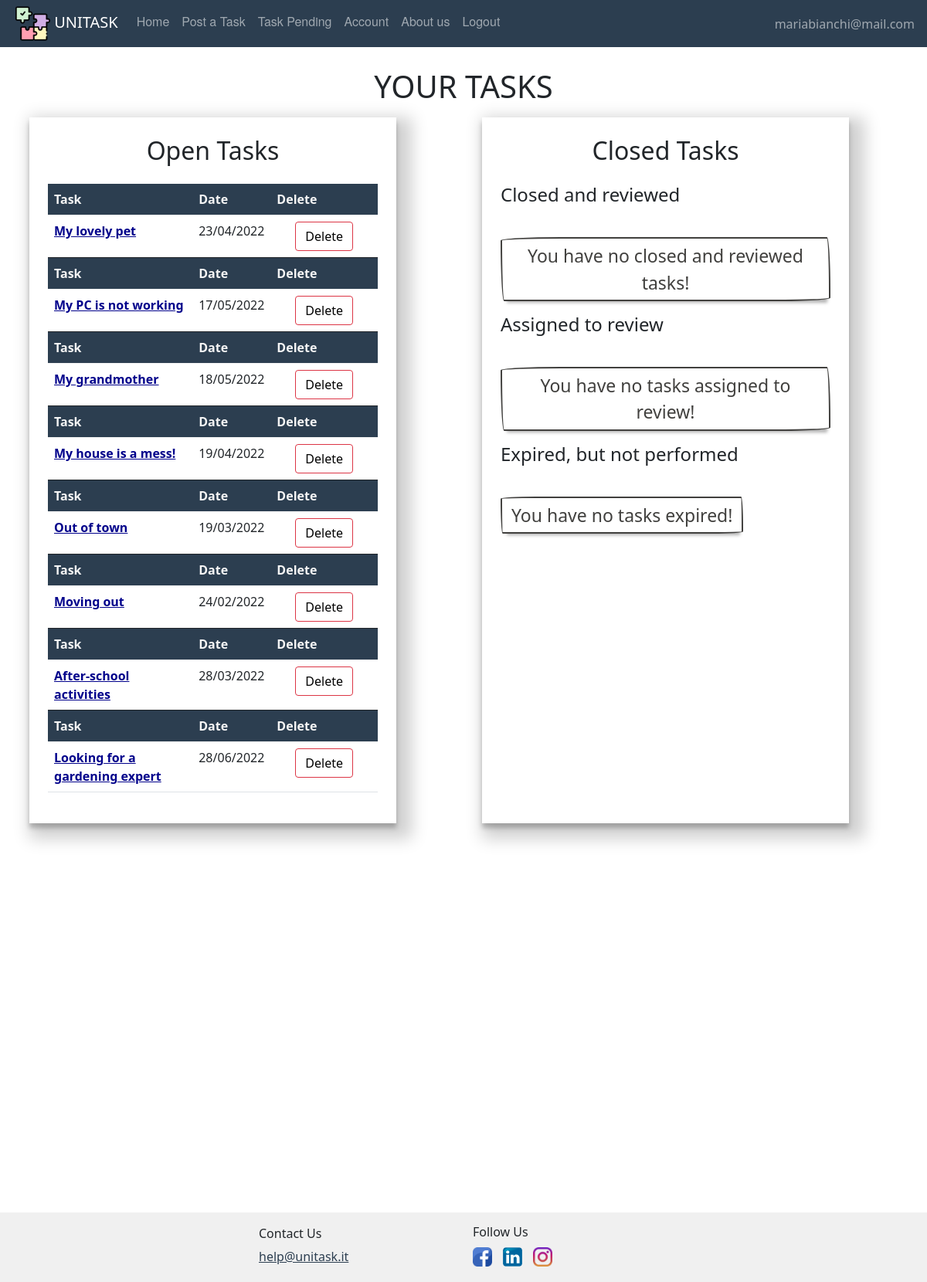
The app's page /taskpending (signed in), older data.
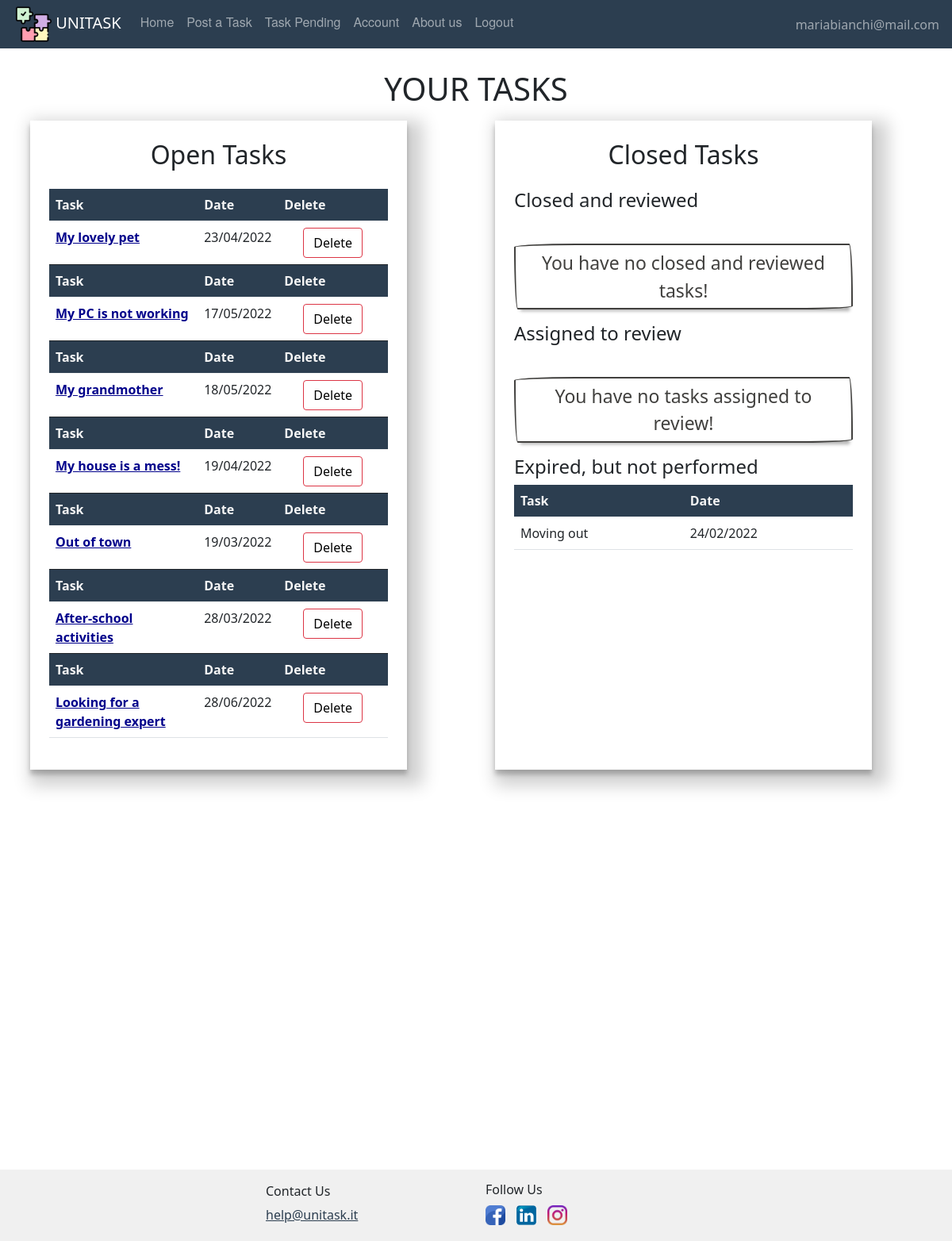
The same page, newer data.
### website/models.py (models this page shows, shortened)
class User(db.Model, UserMixin):
    id = db.Column(db.Integer, primary_key=True)
    email = db.Column(db.String(150), unique=True)
    password = db.Column(db.String(150))
    first_name = db.Column(db.String(150))
    surname = db.Column(db.String(150))
    description = db.Column(db.String(200))
    type = db.Column(db.String(20))
    reviewsposted = db.relationship('Review', foreign_keys='Review.id_reviewer',
                                    backref='author')
    reviewsreceived = db.relationship('Review', foreign_keys='Review.id_reviewed',
                                      backref='received')
    __mapper_args__ = {
        'polymorphic_on': type,
        'polymorphic_identity': 'user',
    }

class Offer(db.Model, UserMixin):
    id = db.Column(db.Integer, primary_key=True)
    title = db.Column(db.String(150))
    description = db.Column(db.String(150))
    address = db.Column(db.String(150))
    placeId = db.Column(db.String(150))
    amount = db.Column(db.Integer)
    lat = db.Column(db.Float)
    lng = db.Column(db.Float)
    date = db.Column(db.DateTime(timezone=True), default=func.now())
    dateexpire = db.Column(db.DateTime(timezone=True))
    isAss = db.Column(db.Boolean, default=False)
    date_task = db.Column(db.DateTime(timezone=True))
    id_adult = db.Column(db.Integer, db.ForeignKey('adult.id'))
    scelta = db.Column(db.Integer, db.ForeignKey('student.id'))
    isPerf = db.Column(db.Boolean, default=False)
    rece = db.relationship('Review', backref='recensione')
    isClosed = db.Column(db.Boolean, default=False)

### website/adult/routes.py (the view)
@adults.route('/taskpending')
def taskpending():
    pending = []
    for task in current_user.tasks:
        if task.isAss and task.isClosed == False:
            pending.append(task)
        if task.isAss == False and task.isPerf == True:
            pending.append(task)
    return render_template("adult/taskspending.html", user=current_user, pending=pending)

### website/models.py (called while the page is built)
    def gettaskclosed(self):
        t = []
        for off in self.tasks:
            if off.isClosed and off.isPerf:
                t.append(off)
        return t

    def gettaskexpired(self):
        t = []
        for off in self.tasks:
            if off.isClosed and not off.isPerf:
                t.append(off)
        return t

    def gettasksopen(self):
        t = []
        for off in self.tasks:
            if not off.isClosed:
                t.append(off)
        return t

    def gettasksAssnotPerf(self):
        t = []
        for off in self.tasks:
            if not off.isClosed and off.isAss and not off.isPerf:
                t.append(off)
        return t

### website/templates/adult/taskspending.html (shortened to what this page needs)
{% extends "base.html" %}
{% block content %}
    <br/>
    <h1 align="center">YOUR TASKS</h1>
    <div class="container" style="margin-bottom: 50vh">
        <div class="row">
            <div class="col-5 p-4 m-2 col-page">
                <h2 align="center" class="mb-4">Open Tasks</h2>
                <table class="table table-hover">
                    {% set  l = user.gettasksopen() %}
                    {% if l %}
                        {% for offer in l %}
                            {% if offer.isAss==False %}
                                <thead class="thead-dark" style="color:whitesmoke; background:#2c3e50">
                                <tr>
                                    <th scope="col">Task</th>
                                    <th scope="col">Date</th>
                                    <th scope="col">Delete</th>
                                </tr>
                                </thead>
                                <tbody>
                                <tr>
                                    <th scope="row"><a style="color:darkblue"
                                                       href={{ url_for('users.task', task_id=offer.id) }}>{{ offer.title }}</a>
                                    </th>
                                    <td>{{ offer.date_task.strftime("%d/%m/%Y") }}</td>
                                    <td>
                                        <button type="button" class="btn btn-outline-danger mx-4"><a
                                                class="delete-button"
                                                href={{ url_for('adults.deletetask', task_id=offer.id) }}> Delete</a>
                                        </button>
                                    </td>
                                </tr>
                                </tbody>
                            {% endif %}
                        {% endfor %}
                    {% endif %}
                </table>
            </div>
            <div class="col-1"></div>
            <div class="col-5 p-4 m-2 col-page">
                <h2 align="center" class="mb-4">Closed Tasks</h2>
                <div class="row">
                    <div class="col">
                        <h4 align="left">Closed and reviewed</h4>
                        <table class="table table-hover">
                            {% set  l = user.gettaskclosed() %}
                            {% if l %}
                                <thead class="thead-dark" style="color:whitesmoke; background:#2c3e50">
                                <tr>
                                    <th scope="col">Task</th>
                                    <th scope="col">Date</th>
                                </tr>
                                </thead>
                                {% for offer in l %}
                                    <tbody>
                                    <tr>
                                        <td>{{ offer.title }}</td>
                                        <td>{{ offer.date_task.strftime("%d/%m/%Y") }}</td>
                                    </tr>
                                    </tbody>
                                {% endfor %}
                            {% else %}
                                <div class="row">
                                    <div class="col-" style="margin-top:2em;">
                                        <div class="button-task">
                                            You have no closed and reviewed tasks!
                                        </div>
                                    </div>
                                </div>
                            {% endif %}
                        </table>
                    </div>
                </div>
                <div class="row">
                    <h4 align="left">Assigned to review</h4>
                    <div class="col">
                        <table class="table table-hover">
                            {% set  l = user.gettasksAssnotPerf() %}
                            {% if l %}
                                <thead class="thead-dark" style="color:whitesmoke; background:#2c3e50">
                                <tr>
                                    <th scope="col">Task</th>
                                    <th scope="col">Performer</th>
                                    <th scope="col">Review</th>
                                </tr>
                                </thead>
                                {% if pending|length != 0 %}
                                    {% for offer in pending %}
                                        <tbody>
                                        <tr>
                                            <td>{{ offer.title }}</td>
                                            <td>{{ offer.performer.first_name }}</td>
                                            {% if offer.isAss==True and offer.isPerf==False %}
                                                <td>
                                                    <button type="button"
                                                            class="btn btn-outline-danger mx-4 review-button"><a
                                                            style="color:black"
                                                            href={{ url_for('users.writereview', task_id=offer.id) }}>
                                                        Review</a>
                                                    </button>
                                                </td>
                                                </tr>
                                                </tbody>
                                            {% endif %}
                                    {% endfor %}
                                {% endif %}
                            {% else %}
                                <div class="row">
                                    <div class="col-" style="margin-top:2em;">
                                        <div class="button-task">
                                            You have no tasks assigned to review!
                                        </div>
                                    </div>
                                </div>
                            {% endif %}
                        </table>
                    </div>
                </div>
                <div class="row">
                    <div class="col">
                        <h4 align="left">Expired, but not performed</h4>
                        <table class="table table-hover">
                            {% set  l = user.gettaskexpired() %}
                            {% if l %}
                                <thead class="thead-dark" style="color:whitesmoke; background:#2c3e50">
                                <tr>
                                    <th scope="col">Task</th>
                                    <th scope="col">Date</th>
                                </tr>
                                </thead>
                                {% for offer in l %}
                                    <tbody>
                                    <tr>
                                        <td>{{ offer.title }}</td>
                                        <td>{{ offer.date_task.strftime("%d/%m/%Y") }}</td>
                                    </tr>
                                    </tbody>
                                {% endfor %}
                            {% else %}
                                <div class="row">
                                    <div class="col-" style="margin-top:2em;">
                                        <div class="button-task">
                                            You have no tasks expired!
                                        </div>
                                    </div>
                                </div>
                            {% endif %}
                        </table>
                    </div>
                </div>
            </div>
        </div>
    </div>
    <br/><br/>
{% endblock %}

### website/templates/base.html (shortened to what this page needs)
<!DOCTYPE html>
<html lang="">
<head>
    <link href="/static/css/style.css" rel="stylesheet">
    <link href="https://cdn.jsdelivr.net/npm/bootstrap@5.0.2/dist/css/bootstrap.min.css" rel="stylesheet"
>
    <link href="https://netdna.bootstrapcdn.com/font-awesome/3.2.1/css/font-awesome.css" rel="stylesheet">
</head>
<body>
<nav class="navbar fixed-top navbar-expand-lg navbar-dark">
    <ul class="navbar-nav mr-auto">
        <li>
            <a style="padding-left:1em;" class="navbar-brand" href="#">
                <img src="/static/images/pic/puzzle.png" width="45" height="45"/>
                UNITASK
            </a></li>
        {% if user.is_authenticated %}
            {% if user.type=='adult' %}
                <li class="nav-item"><a class="nav-link" id="home" href="/">Home</a></li>
                <li class="nav-item"><a class="nav-link" id="posttask" href="{{ url_for('adults.posttask') }}">Post a
                    Task</a></li>
                <li class="nav-item"><a class="nav-link" id="offer" href="{{ url_for('adults.taskpending') }}">Task
                    Pending</a></li>
                <li class="nav-item"><a class="nav-link" id="account" href="{{ url_for('users.account') }}">Account</a>
                </li>
                <li class="nav-item"><a class="nav-link" id="aboutus" href="{{ url_for('users.about_us') }}">About
                    us</a></li>
                <li class="nav-item"><a class="nav-link" id="logout" href="{{ url_for('auth.logout') }}">Logout</a></li>
            {% endif %}
            </ul>
            <ul class="navbar-nav ms-auto">
                <li class="nav-item">
                    <span style="padding-right:1em;" class="navbar-text d-flex justify-content-end">
                     {{ user.email }}
                       </span>
                </li>
            </ul>
        {% endif %}
</nav>
{% block content %}
{% endblock %}
</body>
{% block footer %}
    <div class="container-fluid mt-5" style="background-color: #f0f0f0">
        <div class="container-lg">
            <div class="row row-cols-md-4 p-3">
                <div class="col-md pb-1 m-auto navbar-light">
                </div>
                <div class="col-md pb-1 m-auto">
                    <h6>Contact Us</h6>
                    <a style="color: #2c3e50" href="mailto:help@unitask.it">help@unitask.it</a>
                </div>
                <div class="col-md pb-1 m-auto">
                    <h6>Follow Us</h6>
                    <img class="img-fluid" style="max-height: 25px; min-width: 25px"
                         src="/static/images/pic/facebook.png"/>
                    <img class="img-fluid" style="max-height: 25px; min-width: 25px"
                         src="/static/images/pic/linkedin.png"/>
                    <img class="img-fluid" style="max-height: 25px; min-width: 25px"
                         src="/static/images/pic/instagram.png"/>
                </div>
                <div class="col-md pb-1">
                </div>
            </div>
        </div>
    </div>
{% endblock footer %}
</html>

### website/static/css/style.css (style rules this page uses)
body { padding-top:4em; }
.navbar { list-style-type: none; margin: 0; padding: 0; overflow: hidden; background-color: #2c3e50; }
.nav-link { display: block; color: white; text-align: center; padding: 14px 16px; text-decoration: none; font-family: "Helvetica Neue", Helvetica, Arial, sans-serif; }
.delete-button { color:black; text-decoration: none; }
.col-page { box-shadow: rgba(0, 0, 0, 0.19) 10px 10px 20px 10px, rgba(0, 0, 0, 0.23) 0px 6px 6px; }
.button-task { padding:5px 12px; align-self: center; background-color: #fff; background-image: none; background-position: 0 90%; background-repeat: repeat no-repeat; background-size: 4px 3px; border-radius: 15px 225px 255px 15px; border-style: solid; border-width: 2px; box-shadow: rgba(0, 0, 0, .3) 2px 8px 4px -6px; box-sizing: border-box; color: #41403e; display: inline-block; font-size:23px; outline: none; text-decoration: none; border-bottom-left-radius: 15px 255px; border-bottom-right-radius: 225px 15px; border-top-left-radius: 255px 15px; border-top-right-radius: 15px 225px; user-select: none; -webkit-user-select: none; touch-action: manipulation; text-align: center; }

Row changes from the older to the newer data that the page shows:
changed Offer "Moving out": moves from the list under "Open Tasks" to the list under "Expired, but not performed"
Text that changed along with them:
text no longer shown: "You have no tasks expired!"
text now shown: "Task Date"
